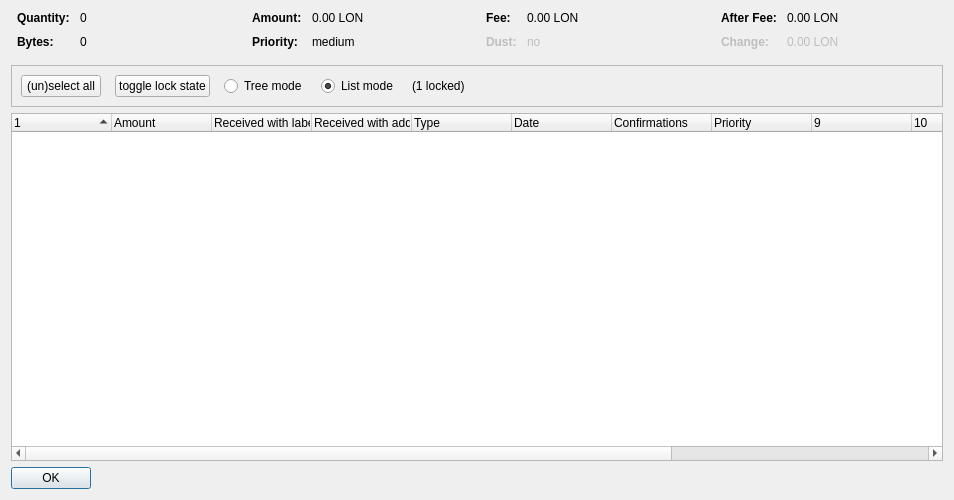
<?xml version="1.0" encoding="UTF-8"?>
<ui version="4.0">
 <class>CoinControlDialog</class>
 <widget class="QDialog" name="CoinControlDialog">
  <property name="geometry">
   <rect>
    <x>0</x>
    <y>0</y>
    <width>954</width>
    <height>500</height>
   </rect>
  </property>
  <property name="windowTitle">
   <string>Coin Selection</string>
  </property>
  <layout class="QVBoxLayout" name="verticalLayout">
   <item>
    <layout class="QHBoxLayout" name="horizontalLayoutTop" stretch="0,0,0,0">
     <property name="topMargin">
      <number>0</number>
     </property>
     <property name="bottomMargin">
      <number>10</number>
     </property>
     <item>
      <layout class="QFormLayout" name="formLayoutCoinControl1">
       <property name="horizontalSpacing">
        <number>10</number>
       </property>
       <property name="verticalSpacing">
        <number>10</number>
       </property>
       <property name="leftMargin">
        <number>6</number>
       </property>
       <property name="rightMargin">
        <number>6</number>
       </property>
       <item row="0" column="0">
        <widget class="QLabel" name="labelCoinControlQuantityText">
         <property name="font">
          <font>
           <weight>75</weight>
           <bold>true</bold>
          </font>
         </property>
         <property name="text">
          <string>Quantity:</string>
         </property>
        </widget>
       </item>
       <item row="0" column="1">
        <widget class="QLabel" name="labelCoinControlQuantity">
         <property name="cursor">
          <cursorShape>IBeamCursor</cursorShape>
         </property>
         <property name="contextMenuPolicy">
          <enum>Qt::ActionsContextMenu</enum>
         </property>
         <property name="text">
          <string notr="true">0</string>
         </property>
         <property name="textInteractionFlags">
          <set>Qt::LinksAccessibleByMouse|Qt::TextSelectableByKeyboard|Qt::TextSelectableByMouse</set>
         </property>
        </widget>
       </item>
       <item row="1" column="0">
        <widget class="QLabel" name="labelCoinControlBytesText">
         <property name="font">
          <font>
           <weight>75</weight>
           <bold>true</bold>
          </font>
         </property>
         <property name="text">
          <string>Bytes:</string>
         </property>
        </widget>
       </item>
       <item row="1" column="1">
        <widget class="QLabel" name="labelCoinControlBytes">
         <property name="cursor">
          <cursorShape>IBeamCursor</cursorShape>
         </property>
         <property name="contextMenuPolicy">
          <enum>Qt::ActionsContextMenu</enum>
         </property>
         <property name="text">
          <string notr="true">0</string>
         </property>
         <property name="textInteractionFlags">
          <set>Qt::LinksAccessibleByMouse|Qt::TextSelectableByKeyboard|Qt::TextSelectableByMouse</set>
         </property>
        </widget>
       </item>
      </layout>
     </item>
     <item>
      <layout class="QFormLayout" name="formLayoutCoinControl2">
       <property name="horizontalSpacing">
        <number>10</number>
       </property>
       <property name="verticalSpacing">
        <number>10</number>
       </property>
       <property name="leftMargin">
        <number>6</number>
       </property>
       <property name="rightMargin">
        <number>6</number>
       </property>
       <item row="0" column="0">
        <widget class="QLabel" name="labelCoinControlAmountText">
         <property name="font">
          <font>
           <weight>75</weight>
           <bold>true</bold>
          </font>
         </property>
         <property name="text">
          <string>Amount:</string>
         </property>
        </widget>
       </item>
       <item row="0" column="1">
        <widget class="QLabel" name="labelCoinControlAmount">
         <property name="cursor">
          <cursorShape>IBeamCursor</cursorShape>
         </property>
         <property name="contextMenuPolicy">
          <enum>Qt::ActionsContextMenu</enum>
         </property>
         <property name="text">
          <string notr="true">0.00 LON</string>
         </property>
         <property name="textInteractionFlags">
          <set>Qt::LinksAccessibleByMouse|Qt::TextSelectableByKeyboard|Qt::TextSelectableByMouse</set>
         </property>
        </widget>
       </item>
       <item row="1" column="0">
        <widget class="QLabel" name="labelCoinControlPriorityText">
         <property name="font">
          <font>
           <weight>75</weight>
           <bold>true</bold>
          </font>
         </property>
         <property name="text">
          <string>Priority:</string>
         </property>
        </widget>
       </item>
       <item row="1" column="1">
        <widget class="QLabel" name="labelCoinControlPriority">
         <property name="cursor">
          <cursorShape>IBeamCursor</cursorShape>
         </property>
         <property name="contextMenuPolicy">
          <enum>Qt::ActionsContextMenu</enum>
         </property>
         <property name="text">
          <string>medium</string>
         </property>
         <property name="textInteractionFlags">
          <set>Qt::LinksAccessibleByMouse|Qt::TextSelectableByKeyboard|Qt::TextSelectableByMouse</set>
         </property>
        </widget>
       </item>
      </layout>
     </item>
     <item>
      <layout class="QFormLayout" name="formLayoutCoinControl3">
       <property name="horizontalSpacing">
        <number>10</number>
       </property>
       <property name="verticalSpacing">
        <number>10</number>
       </property>
       <property name="leftMargin">
        <number>6</number>
       </property>
       <property name="rightMargin">
        <number>6</number>
       </property>
       <item row="0" column="0">
        <widget class="QLabel" name="labelCoinControlFeeText">
         <property name="font">
          <font>
           <weight>75</weight>
           <bold>true</bold>
          </font>
         </property>
         <property name="text">
          <string>Fee:</string>
         </property>
        </widget>
       </item>
       <item row="0" column="1">
        <widget class="QLabel" name="labelCoinControlFee">
         <property name="cursor">
          <cursorShape>IBeamCursor</cursorShape>
         </property>
         <property name="contextMenuPolicy">
          <enum>Qt::ActionsContextMenu</enum>
         </property>
         <property name="text">
          <string notr="true">0.00 LON</string>
         </property>
         <property name="textInteractionFlags">
          <set>Qt::LinksAccessibleByMouse|Qt::TextSelectableByKeyboard|Qt::TextSelectableByMouse</set>
         </property>
        </widget>
       </item>
       <item row="1" column="0">
        <widget class="QLabel" name="labelCoinControlLowOutputText">
         <property name="enabled">
          <bool>false</bool>
         </property>
         <property name="font">
          <font>
           <weight>75</weight>
           <bold>true</bold>
          </font>
         </property>
         <property name="text">
          <string>Dust:</string>
         </property>
        </widget>
       </item>
       <item row="1" column="1">
        <widget class="QLabel" name="labelCoinControlLowOutput">
         <property name="enabled">
          <bool>false</bool>
         </property>
         <property name="cursor">
          <cursorShape>IBeamCursor</cursorShape>
         </property>
         <property name="contextMenuPolicy">
          <enum>Qt::ActionsContextMenu</enum>
         </property>
         <property name="text">
          <string>no</string>
         </property>
         <property name="textInteractionFlags">
          <set>Qt::LinksAccessibleByMouse|Qt::TextSelectableByKeyboard|Qt::TextSelectableByMouse</set>
         </property>
        </widget>
       </item>
      </layout>
     </item>
     <item>
      <layout class="QFormLayout" name="formLayoutCoinControl4">
       <property name="horizontalSpacing">
        <number>10</number>
       </property>
       <property name="verticalSpacing">
        <number>10</number>
       </property>
       <property name="leftMargin">
        <number>6</number>
       </property>
       <property name="rightMargin">
        <number>6</number>
       </property>
       <item row="0" column="0">
        <widget class="QLabel" name="labelCoinControlAfterFeeText">
         <property name="font">
          <font>
           <weight>75</weight>
           <bold>true</bold>
          </font>
         </property>
         <property name="text">
          <string>After Fee:</string>
         </property>
        </widget>
       </item>
       <item row="0" column="1">
        <widget class="QLabel" name="labelCoinControlAfterFee">
         <property name="cursor">
          <cursorShape>IBeamCursor</cursorShape>
         </property>
         <property name="contextMenuPolicy">
          <enum>Qt::ActionsContextMenu</enum>
         </property>
         <property name="text">
          <string notr="true">0.00 LON</string>
         </property>
         <property name="textInteractionFlags">
          <set>Qt::LinksAccessibleByMouse|Qt::TextSelectableByKeyboard|Qt::TextSelectableByMouse</set>
         </property>
        </widget>
       </item>
       <item row="1" column="0">
        <widget class="QLabel" name="labelCoinControlChangeText">
         <property name="enabled">
          <bool>false</bool>
         </property>
         <property name="font">
          <font>
           <weight>75</weight>
           <bold>true</bold>
          </font>
         </property>
         <property name="text">
          <string>Change:</string>
         </property>
        </widget>
       </item>
       <item row="1" column="1">
        <widget class="QLabel" name="labelCoinControlChange">
         <property name="enabled">
          <bool>false</bool>
         </property>
         <property name="cursor">
          <cursorShape>IBeamCursor</cursorShape>
         </property>
         <property name="contextMenuPolicy">
          <enum>Qt::ActionsContextMenu</enum>
         </property>
         <property name="text">
          <string notr="true">0.00 LON</string>
         </property>
         <property name="textInteractionFlags">
          <set>Qt::LinksAccessibleByMouse|Qt::TextSelectableByKeyboard|Qt::TextSelectableByMouse</set>
         </property>
        </widget>
       </item>
      </layout>
     </item>
    </layout>
   </item>
   <item>
    <widget class="QFrame" name="frame">
     <property name="minimumSize">
      <size>
       <width>0</width>
       <height>40</height>
      </size>
     </property>
     <property name="frameShape">
      <enum>QFrame::StyledPanel</enum>
     </property>
     <property name="frameShadow">
      <enum>QFrame::Sunken</enum>
     </property>
     <layout class="QHBoxLayout" name="horizontalLayout">
      <item>
       <layout class="QHBoxLayout" name="horizontalLayoutPanel" stretch="0,0,0,0,0,0">
        <property name="spacing">
         <number>14</number>
        </property>
        <item>
         <widget class="QPushButton" name="pushButtonSelectAll">
          <property name="sizePolicy">
           <sizepolicy hsizetype="Maximum" vsizetype="Fixed">
            <horstretch>0</horstretch>
            <verstretch>0</verstretch>
           </sizepolicy>
          </property>
          <property name="text">
           <string>(un)select all</string>
          </property>
          <property name="autoDefault">
           <bool>false</bool>
          </property>
         </widget>
        </item>
        <item>
         <widget class="QPushButton" name="pushButtonToggleLock">
          <property name="sizePolicy">
           <sizepolicy hsizetype="Maximum" vsizetype="Fixed">
            <horstretch>0</horstretch>
            <verstretch>0</verstretch>
           </sizepolicy>
          </property>
          <property name="text">
           <string>toggle lock state</string>
          </property>
          <property name="autoDefault">
           <bool>false</bool>
          </property>
         </widget>
        </item>
        <item>
         <widget class="QRadioButton" name="radioTreeMode">
          <property name="sizePolicy">
           <sizepolicy hsizetype="Maximum" vsizetype="Fixed">
            <horstretch>0</horstretch>
            <verstretch>0</verstretch>
           </sizepolicy>
          </property>
          <property name="text">
           <string>Tree mode</string>
          </property>
         </widget>
        </item>
        <item>
         <widget class="QRadioButton" name="radioListMode">
          <property name="sizePolicy">
           <sizepolicy hsizetype="Maximum" vsizetype="Fixed">
            <horstretch>0</horstretch>
            <verstretch>0</verstretch>
           </sizepolicy>
          </property>
          <property name="text">
           <string>List mode</string>
          </property>
          <property name="checked">
           <bool>true</bool>
          </property>
         </widget>
        </item>
        <item>
         <widget class="QLabel" name="labelLocked">
          <property name="text">
           <string>(1 locked)</string>
          </property>
         </widget>
        </item>
        <item>
         <spacer name="horizontalSpacer">
          <property name="orientation">
           <enum>Qt::Horizontal</enum>
          </property>
          <property name="sizeHint" stdset="0">
           <size>
            <width>40</width>
            <height>20</height>
           </size>
          </property>
         </spacer>
        </item>
       </layout>
      </item>
     </layout>
    </widget>
   </item>
   <item>
    <widget class="CoinControlTreeWidget" name="treeWidget">
     <property name="contextMenuPolicy">
      <enum>Qt::CustomContextMenu</enum>
     </property>
     <property name="sortingEnabled">
      <bool>false</bool>
     </property>
     <property name="columnCount">
      <number>13</number>
     </property>
     <attribute name="headerShowSortIndicator" stdset="0">
      <bool>true</bool>
     </attribute>
     <attribute name="headerStretchLastSection">
      <bool>false</bool>
     </attribute>
     <column>
      <property name="text">
       <string/>
      </property>
     </column>
     <column>
      <property name="text">
       <string>Amount</string>
      </property>
     </column>
     <column>
      <property name="text">
       <string>Received with label</string>
      </property>
     </column>
     <column>
      <property name="text">
       <string>Received with address</string>
      </property>
     </column>
     <column>
      <property name="text">
	<string>Type</string>
      </property>
     </column>
     <column>
      <property name="text">	 
       <string>Date</string>
      </property>
     </column>
     <column>
      <property name="text">
       <string>Confirmations</string>
      </property>
      <property name="toolTip">
       <string>Confirmed</string>
      </property>
     </column>
     <column>
      <property name="text">
       <string>Priority</string>
      </property>
     </column>
     <column>
      <property name="text">
       <string/>
      </property>
     </column>
     <column>
      <property name="text">
       <string/>
      </property>
     </column>
     <column>
      <property name="text">
       <string/>
      </property>
     </column>
     <column>
      <property name="text">
       <string/>
      </property>
     </column>
     <column>
      <property name="text">
       <string/>
      </property>
     </column>
    </widget>
   </item>
   <item>
    <widget class="QDialogButtonBox" name="buttonBox">
     <property name="sizePolicy">
      <sizepolicy hsizetype="Maximum" vsizetype="Fixed">
       <horstretch>0</horstretch>
       <verstretch>0</verstretch>
      </sizepolicy>
     </property>
     <property name="orientation">
      <enum>Qt::Horizontal</enum>
     </property>
     <property name="standardButtons">
      <set>QDialogButtonBox::Ok</set>
     </property>
    </widget>
   </item>
  </layout>
 </widget>
 <customwidgets>
  <customwidget>
   <class>CoinControlTreeWidget</class>
   <extends>QTreeWidget</extends>
   <header>coincontroltreewidget.h</header>
  </customwidget>
 </customwidgets>
 <resources/>
 <connections/>
</ui>
